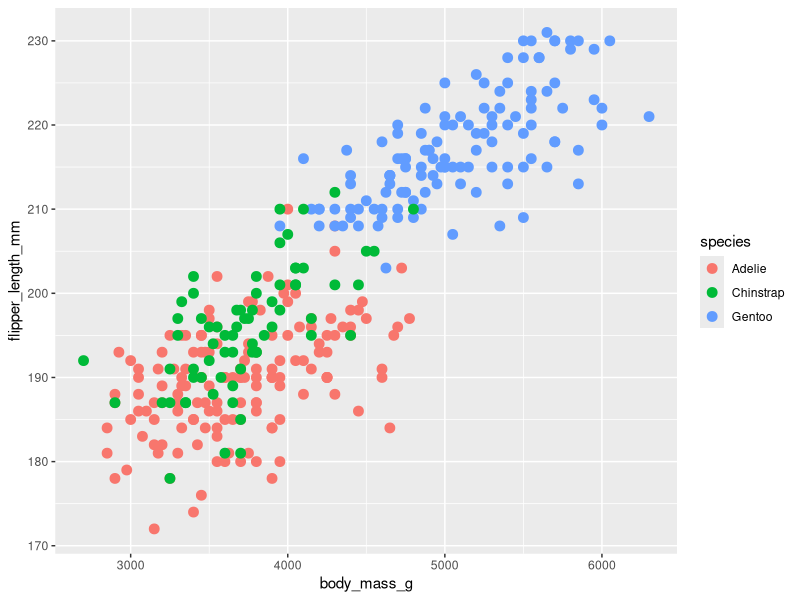

This chart was generated by the following R code:
## ---- chunk 1
knitr::opts_chunk$set(echo = TRUE)
library(tidyverse)
library(palmerpenguins)
## ---- chunk 2
head(penguins)
glimpse(penguins)
tail(penguins)

## ---- chunk 3
ggplot(data = penguins, aes(x = body_mass_g, y = flipper_length_mm)) +
         geom_point(aes(color = species), size = 3)
